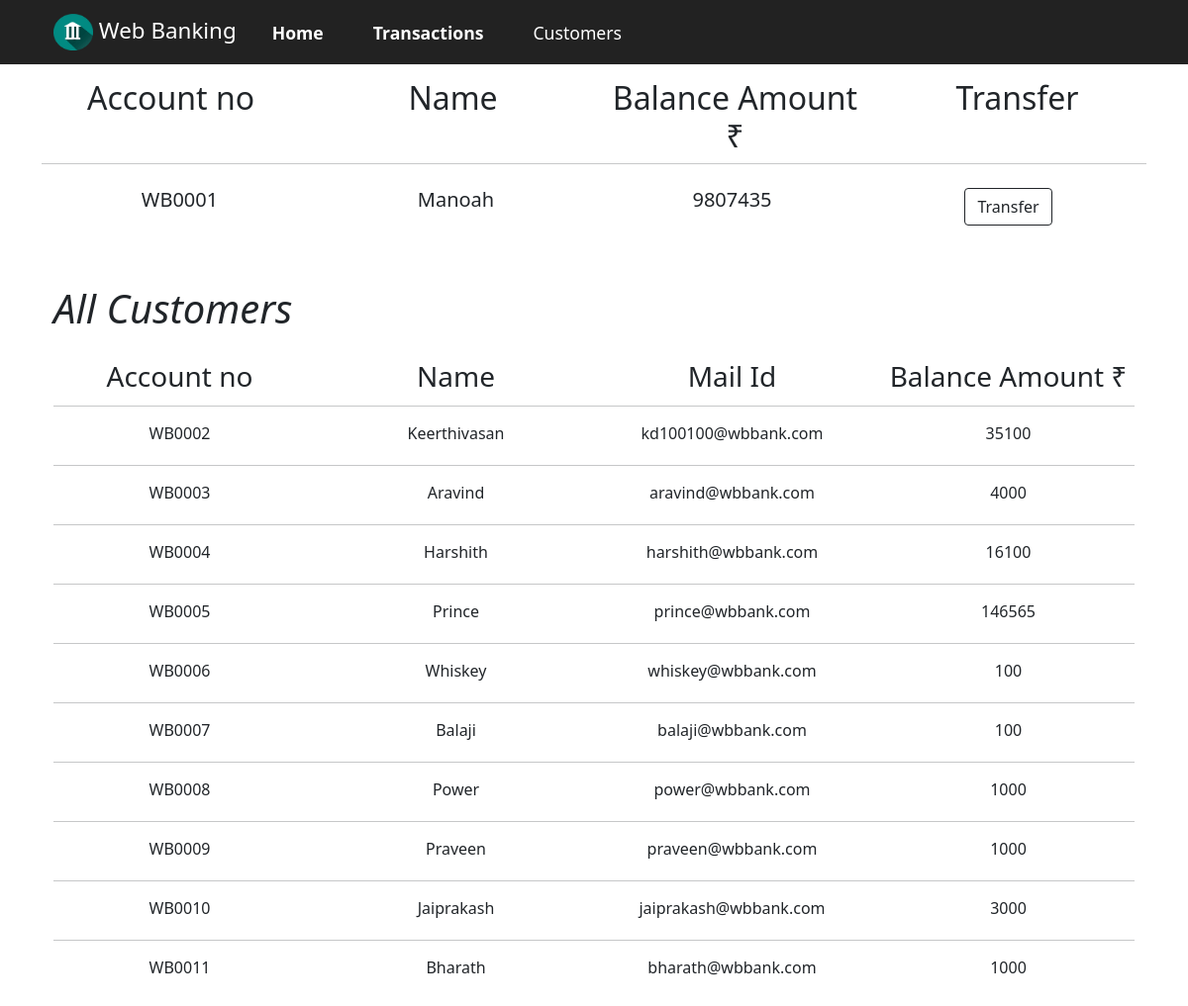
Page /customers on the committed database.
### app.py (models this page shows)
class customers(db.Model):
    acc_no = db.Column(db.String(6), primary_key = True)
    cus_name = db.Column(db.String(30))
    email_id = db.Column(db.String(40))
    bal_amount = db.Column(db.Integer)
    def __repr__(self):
        return f"{self.acc_no},{self.cus_name},{self.email_id},{self.bal_amount}"

### app.py (the view, shortened to what this page needs)
@app.route("/customers",methods = ['POST','GET'])
def customer():
    data = getdata_cust()
    data1 = getdata_trans()
    return render_template("allcustomers.html", data = data)

### app.py (called while the page is built)
def getdata_cust():
    db_obj = customers.query.all()
    cus_list = []
    for i in range (len(db_obj)):
        db_str = str(db_obj[i])
        cus_list.append(db_str.split(","))
        cus_list[i][3] = int(cus_list[i][3])
    return cus_list

def getdata_trans():
    db_obj = transactions.query.all()
    trans_list = []
    for i in range (len(db_obj)):
        db_str = str(db_obj[i])
        trans_list.append(db_str.split(","))
        trans_list[i][0] = int(trans_list[i][0])
        trans_list[i][3] = int(trans_list[i][3])
    return trans_list

    def __repr__(self):
        return f"{self.id},{self.fr_acc},{self.to_acc},{self.amt},{self.time}"

### templates/allcustomers.html (shortened to what this page needs)
<!DOCTYPE html>
<html lang='en'>
<head>
    <link rel='stylesheet' href='https://stackpath.bootstrapcdn.com/bootstrap/5.0.0-alpha2/css/bootstrap.min.css'>
    <link rel="stylesheet" href="https://cdnjs.cloudflare.com/ajax/libs/font-awesome/4.7.0/css/font-awesome.min.css">
    <link rel='stylesheet' href="{{ url_for('static',filename= 'nav.css')}}">
    <link rel='stylesheet' href="{{ url_for('static',filename= 'allcustomers.css')}}">
</head>
<body>
<div id="eng">
    <header>
    <div class='container'>
    <nav class='navbar navbar-expand-lg navbar-light'>
        <div class='container-fluid'>
            <a class='navbar-brand' href='http://localhost:5000/'>
                <img src="{{ url_for('static',filename= 'bank_2.png')}}" width="40" height="37" class="d-inline-block align-top" alt="" loading="lazy"> Web Banking</a>
            <div class='collapse navbar-collapse' id='navbarSupportedContent'>
                <ul class='navbar-nav ml-auto mb-2 mb-lg-0'>
                    <li class='nav-item'>
                    <a class='nav-link height active' aria-current='page' href='http://localhost:5000/'>Home</a>
                    </li>
                    <li class='nav-item'>
                        <a class='nav-link height active' aria-current='page' href='http://localhost:5000/transactions'>Transactions</a>
                    </li>
                    <li class='nav-item'>
                    <a class='nav-link height' href='http://localhost:5000/customers'>Customers</a>
                    </li>
                </ul>
            </div>
        </div>
    </nav>
    </div>
    </header>
     <div class="list">
        <div class="container">
            <div class="row">
            <div class="col-lg-3 h">
                <h2>Account no</h2>
            </div>
            <div class="col-lg-3 h">
                <h2>Name</h2>
            </div>
            <div class="col-lg-3 h">
                <h2>Balance Amount &#8377;</h2>
            </div>
            <div class="col-lg-3 h">
                <h2>Transfer</h2>
            </div>
            </div>
            <div class="col-lg-12">
                <hr>
                <br>
        <div class="container">
        <div class="row">
        <div class="col-lg-3 h">
            <h5>{{data[0][0]}}</h5>
        </div>
        <div class="col-lg-3 h">
            <h5>{{data[0][1]}}</h5>
        </div>
        <div class="col-lg-3 h">
            <h5>{{data[0][3]}}</h5>
        </div>
        <div class="col-lg-3 h">
            <button onclick="open_post()" class="btn btn-outline-dark">Transfer</button>
        </div>
        </div>
    </div>
    </div>
    <div class="doc">
        <div class="container">
            <div class="row">
                <div class="col-lg-12">
                    <h1 class="title">All Customers</h1>
                </div>
                <div class="col-lg-3 h">
                    <h3>Account no</h3>
                </div>
                <div class="col-lg-3 h">
                    <h3>Name</h3>
                </div>
                <div class="col-lg-3 h">
                    <h3>Mail Id</h3>
                </div>
                <div class="col-lg-3 h">
                    <h3>Balance Amount  &#8377;</h3>
                </div>
            </div>
            {% for i in data[1:] %}
            <div class="col-lg-12"><hr class="hrspl"></div>
            <div class="col-lg-12">
                <div class="input" id="myDropdown">
                    <div class="listofcus">
                        <div class="row">
                            <div class="col-lg-3 l">
                                <p>{{i[0]}}</p>
                            </div>
                            <div class="col-lg-3 l">
                                <p>{{i[1]}}</p>
                            </div>
                            <div class="col-lg-3 l">
                                <p>{{i[2]}}</p>
                            </div>
                            <div class="col-lg-3 l">
                                <p>{{i[3]}}</p>
                            </div>
                        </div>
                    </div>
                </div>
            </div>
            {% endfor %}
        </div>
</div>
</body>
</html>

### static/nav.css (style rules this page uses)
header { position: fixed; top: 0; background-color: #222; z-index: 100; width: 100%; transition: 0.5s; }
.navbar { height: 65px; }
.nav-link { color: #fff !important; width: auto; }
.height { padding: 7px 20px !important; margin-top: 2px !important; margin-right: 10px !important; font-size: 1.1rem; border-radius: 20px; }
.active { font-weight: 600; }
.navbar-brand { font-size: 1.4rem; color: #fff !important; }

### static/allcustomers.css (style rules this page uses)
* { text-align: center; }
html { scroll-behavior: smooth; }
.doc { min-height: 334px; padding-bottom: 40px; }
.doc .title { text-align: left; font-style: italic; padding-top: 60px; padding-bottom: 20px; }
.doc .h { text-align: center; }
hr { margin: 0 !important; }
.doc .hrspl { margin-top: 5px !important; border-top: 1px solid; }
.doc .l { text-align: center; padding: 15px 0; vertical-align: middle; }
.doc p { margin: 0 !important; }
.input { text-align: center; }
.list { padding-top: 80px; padding-bottom: 80px; }
.list { min-height: 334px; padding-bottom: 40px; }
.list .title { text-align: left; font-style: italic; padding-top: 60px; padding-bottom: 20px; }
.list .h { text-align: center; }
.list .hrspl { margin-top: 5px !important; border-top: 1px solid; }
.list .l { text-align: center; padding: 15px 0; vertical-align: middle; }
.list p { margin: 0 !important; }

### rows in the picture
customers: cus_name "Manoah"
customers: acc_no "WB0002", cus_name "Keerthivasan", email "kd100100@wbbank.com", bal_amount "35100"
customers: acc_no "WB0003", cus_name "Aravind", email "aravind@wbbank.com", bal_amount "4000"
customers: acc_no "WB0004", cus_name "Harshith", email "harshith@wbbank.com", bal_amount "16100"
customers: acc_no "WB0005", cus_name "Prince", email "prince@wbbank.com", bal_amount "146565"
customers: acc_no "WB0006", cus_name "Whiskey", email "whiskey@wbbank.com", bal_amount "100"
customers: acc_no "WB0007", cus_name "Balaji", email "balaji@wbbank.com", bal_amount "100"
customers: acc_no "WB0008", cus_name "Power", email "power@wbbank.com", bal_amount "1000"
customers: acc_no "WB0009", cus_name "Praveen", email "praveen@wbbank.com", bal_amount "1000"
customers: acc_no "WB0010", cus_name "Jaiprakash", email "jaiprakash@wbbank.com", bal_amount "3000"
customers: acc_no "WB0011", cus_name "Bharath", email "bharath@wbbank.com", bal_amount "1000"

### other values in the picture
{{ data[0][0] }} "WB0001"
{{ data[0][3] }} "9807435"
